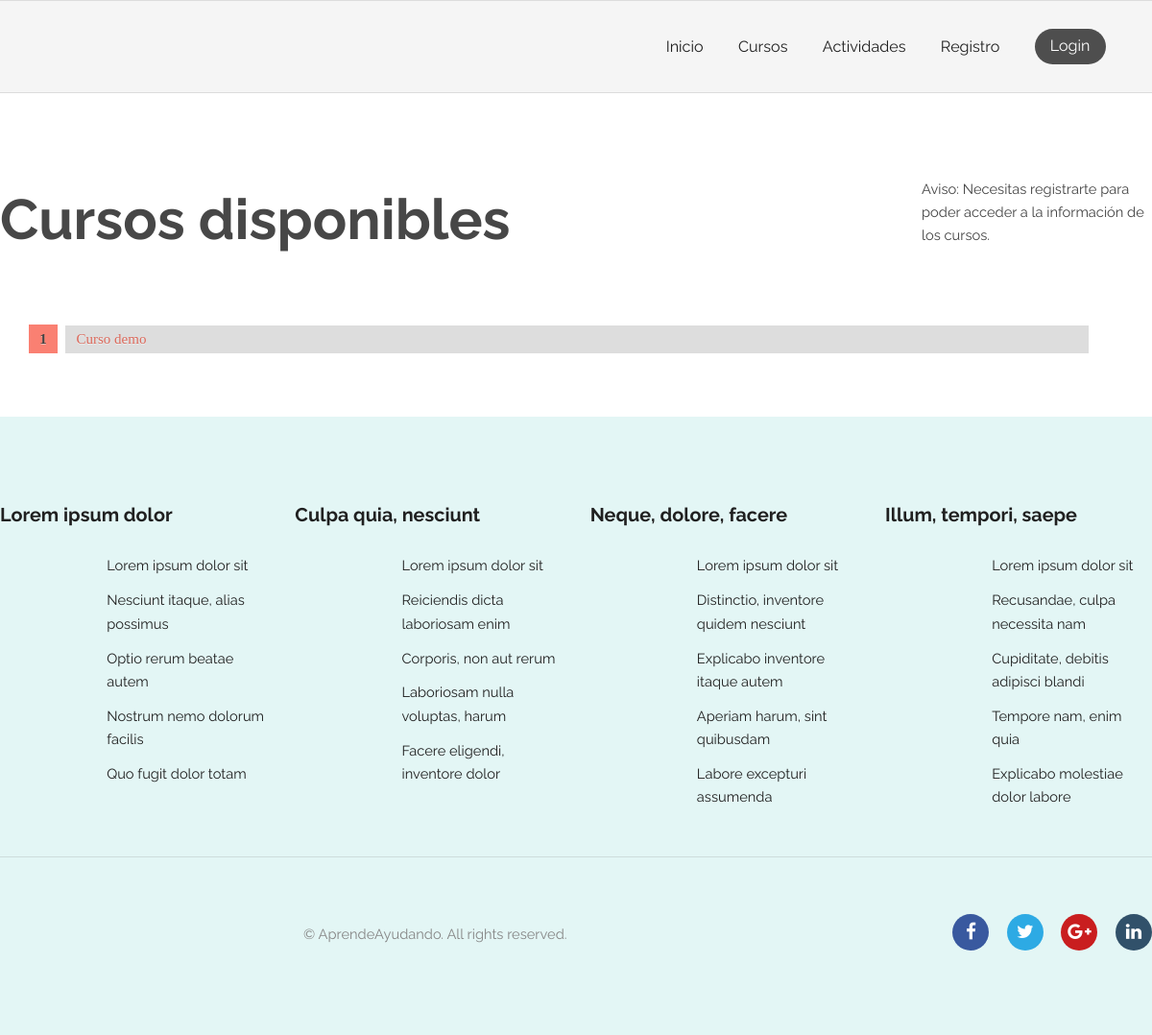
The app's page /courses/, older data.
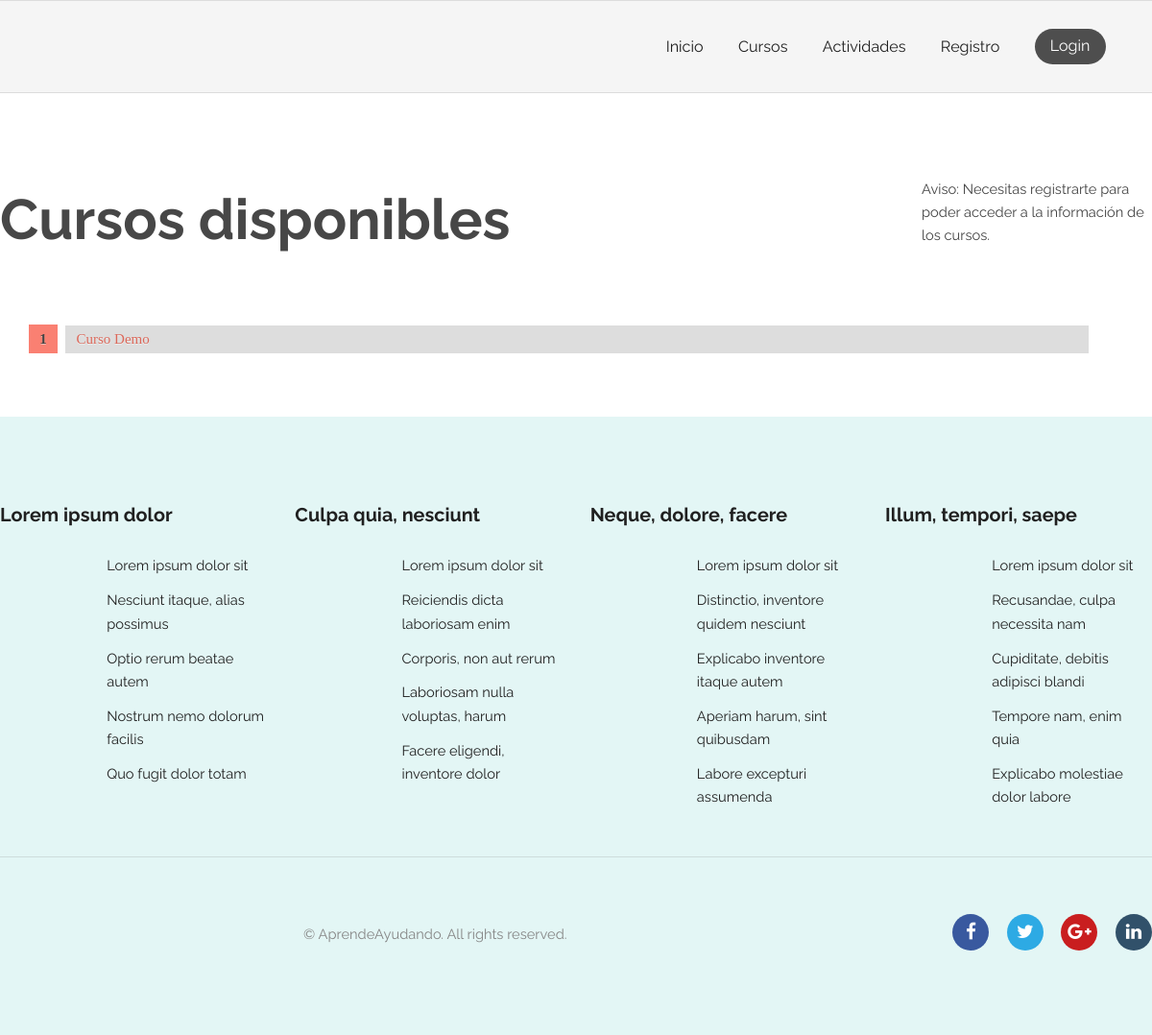
The same page, newer data.
### courses/models.py (models this page shows, shortened)
class Course(models.Model):
    title = models.CharField(max_length=200)
    pub_date = models.DateTimeField(verbose_name="date published", auto_now_add=True)
    enrolled_users = models.ManyToManyField(get_user_model(), related_name="courses", blank=True)
    teacher = models.ForeignKey(get_user_model(), null=True, on_delete=models.CASCADE, limit_choices_to={'groups__name':'Profesor'})
    description = models.CharField(max_length=1000, blank=True)
    class Meta:
        verbose_name = "Curso"
        verbose_name_plural = "Cursos"

### courses/views.py (the view)
# urls.py: path('', views.index, name='index'), # /activity/
def index(request):
    courseList = Course.objects.order_by('-pub_date')[:5]
    is_teacher = False
    if request.user.has_perm('courses.add_course'):
        is_teacher = True
    context = {
        'courseList': courseList,
        'is_teacher': is_teacher,
        'filtered_by_enrolled': False
    }
    return render(request, 'courses/index.html', context)

### AprendeAyudando/templatetags/auth_extras.py (called while the page is built)
@register.filter(name='has_group')
def has_group(user, group_name):
    try:
        group = Group.objects.get(name=group_name)
        return True if group in user.groups.all() else False
    except Group.DoesNotExist:
        return False

@register.filter(name='is_guest')
def is_guest(user):
    return not user.is_authenticated

@register.filter(name='is_owner')
def is_owner(user, request_user):
    return True if user==request_user else False

### AprendeAyudando/templates/courses/index.html (shortened to what this page needs)
{% extends "registration/base.html" %}
{% block content %}
<section class="wrapper login">
    {% load static %}
    {% load auth_extras %}
    <link rel="stylesheet" type="text/css" href="{% static 'courses/style.css' %}">
    <div class="container 100%">
        <div class="courseElement">
            <div class="courseElementLeft">
                {% if filtered_by_enrolled %}
                    <h2>Tus cursos</h2>
                {% else %}
                    <h2>Cursos disponibles</h2>
                {% endif %}
            </div>
            <div class="courseElementRight">
                {% if is_teacher %}
                    <a style="margin-bottom: 50px;" href="{% url 'courses:create' %}" class="button pink">Añadir curso</a>
                {% elif user|has_group:"EntidadPublicoPrivada" %}
                    <p>Aviso: Necesitas ser Estudiante para poder acceder a la información de los cursos.</p>
                {% elif user|is_guest %}
                    <p>Aviso: Necesitas registrarte para poder acceder a la información de los cursos.</p>
                {% endif %}
            </div>
            <div class="courseElementContent">
                {% if courseList %}
                <ol id="prettyList" style="width:92%;">
                    {% for course in courseList %}
                        {% if user|is_owner:course.teacher or user|has_group:"Estudiante" or user.is_superuser %}
                            <li id="prettyListItem"><a href="{% url 'courses:join' course.id %}">{{ course.title }}</a></li>
                        {% else %}
                            <li id="prettyListItem"><span style="color:#db685a;">{{ course.title }}</span></li>
                        {% endif %}
                    {% endfor %}
                </ol>
                {% else %}
                    <p>Lo sentimos, no hay cursos disponibles.</p>
                {% endif %}
            </div>
        </div>
    </div>
</section>
{% endblock %}

### AprendeAyudando/templates/registration/base.html (shortened to what this page needs)
{% load static %}
<!DOCTYPE html>
<html>
  <head>
    <link rel="stylesheet" type="text/css" href="{% static 'general/css/skel.css' %}" />
	<link rel="stylesheet" type="text/css" href="{% static 'general/css/style.css' %}" />
	<link rel="stylesheet" type="text/css" href="{% static 'general/css/style-xlarge.css' %}"/>
	<link rel="stylesheet" href="https://cdnjs.cloudflare.com/ajax/libs/font-awesome/4.7.0/css/font-awesome.min.css">
  </head>
  <body class="landing">
			<header id="header">
				<nav id="nav">
					<div class="right">
						<ul>
							<li><a href="/">Inicio</a></li>
							<li><a href="/courses">Cursos</a></li>
							<li><a href="/activity">Actividades</a></li>
							{% if not user.is_authenticated %}
								<li><a href="/register" >Registro</a></li>
								<li><a href="/accounts/login" class="button special" >Login</a></li>
							{% else %}
								<li><a href="/account" >Mi perfil</a></li>
								<li><a href="{% url 'logout' %}" class="button special" >Cerrar sesion</a></li>
							{% endif %}
						</ul>
					</div>
				</nav>
            </header>
            {% block content %}
            {% endblock %}
			<footer id="footer">
				<div class="container">
					<section class="links">
						<div class="row">
							<section class="3u 6u(medium) 12u$(small)">
								<h3>Lorem ipsum dolor</h3>
								<ul class="unstyled">
									<li><a href="#">Lorem ipsum dolor sit</a></li>
									<li><a href="#">Nesciunt itaque, alias possimus</a></li>
									<li><a href="#">Optio rerum beatae autem</a></li>
									<li><a href="#">Nostrum nemo dolorum facilis</a></li>
									<li><a href="#">Quo fugit dolor totam</a></li>
								</ul>
							</section>
							<section class="3u 6u$(medium) 12u$(small)">
								<h3>Culpa quia, nesciunt</h3>
								<ul class="unstyled">
									<li><a href="#">Lorem ipsum dolor sit</a></li>
									<li><a href="#">Reiciendis dicta laboriosam enim</a></li>
									<li><a href="#">Corporis, non aut rerum</a></li>
									<li><a href="#">Laboriosam nulla voluptas, harum</a></li>
									<li><a href="#">Facere eligendi, inventore dolor</a></li>
								</ul>
							</section>
							<section class="3u 6u(medium) 12u$(small)">
								<h3>Neque, dolore, facere</h3>
								<ul class="unstyled">
									<li><a href="#">Lorem ipsum dolor sit</a></li>
									<li><a href="#">Distinctio, inventore quidem nesciunt</a></li>
									<li><a href="#">Explicabo inventore itaque autem</a></li>
									<li><a href="#">Aperiam harum, sint quibusdam</a></li>
									<li><a href="#">Labore excepturi assumenda</a></li>
								</ul>
							</section>
							<section class="3u$ 6u$(medium) 12u$(small)">
								<h3>Illum, tempori, saepe</h3>
								<ul class="unstyled">
									<li><a href="#">Lorem ipsum dolor sit</a></li>
									<li><a href="#">Recusandae, culpa necessita nam</a></li>
									<li><a href="#">Cupiditate, debitis adipisci blandi</a></li>
									<li><a href="#">Tempore nam, enim quia</a></li>
									<li><a href="#">Explicabo molestiae dolor labore</a></li>
								</ul>
							</section>
						</div>
					</section>
					<div class="row">
						<div class="8u 12u$(medium)">
							<ul class="copyright">
								<li>&copy; AprendeAyudando. All rights reserved.</li>
							</ul>
						</div>
						<div class="4u$ 12u$(medium)">
							<ul class="icons">
								<li>
									<a class="icon rounded fa-facebook"><span class="label">Facebook</span></a>
								</li>
								<li>
									<a class="icon rounded fa-twitter"><span class="label">Twitter</span></a>
								</li>
								<li>
									<a class="icon rounded fa-google-plus"><span class="label">Google+</span></a>
								</li>
								<li>
									<a class="icon rounded fa-linkedin"><span class="label">LinkedIn</span></a>
								</li>
							</ul>
						</div>
					</div>
				</div>
			</footer>
	</body>
</html>

### AprendeAyudando/static/general/css/skel.css (style rules this page uses)
html,body,div,span,applet,object,iframe,h1,h2,h3,h4,h5,h6,p,blockquote,pre,a,abbr,acronym,address,big,cite,code,del,dfn,em,img,ins,kbd,q,s,samp,small,strike,strong,sub,sup,tt,var,b,u,i,center,dl,dt,dd,ol,ul,li,fieldset,form,label,legend,table,caption,tbody,tfoot,thead,tr,th,td,article,aside,canvas,details,embed,figure,figcaption,footer,header,hgroup,menu,nav,output,ruby,section,summary,time,mark,audio,video { margin:0;padding:0;border:0;font-size:100%;font:inherit;vertical-align:baseline; }
article,aside,details,figcaption,figure,footer,header,hgroup,menu,nav,section { display:block; }
body { line-height:1; }
ol,ul { list-style:none; }
body { -webkit-text-size-adjust:none }
*, *:before, *:after { -moz-box-sizing: border-box; -webkit-box-sizing: border-box; box-sizing: border-box; }
.container { margin-left: auto; margin-right: auto; width: 1200px; }
.row { border-bottom: solid 1px transparent; }
.row > * { float: left; }
.row:after, .row:before { content: ''; display: block; clear: both; height: 0; }
.row > * { padding: 0 0 0 2em; }
.row { margin: 0 0 -1px -2em; }
.\38 u, .\38 u\24 { width: 66.6666666667%; clear: none; margin-left: 0; }
.\34 u, .\34 u\24 { width: 33.3333333333%; clear: none; margin-left: 0; }
.\33 u, .\33 u\24 { width: 25%; clear: none; margin-left: 0; }

### AprendeAyudando/static/general/css/style-xlarge.css (style rules this page uses)
body, input, select, textarea { font-size: 11pt; }

### AprendeAyudando/static/courses/style.css (style rules this page uses)
.courseElement { display: grid; grid-template-columns: 4fr 1fr; grid-template-rows: repeat(1, 1fr); grid-column-gap: 0px; grid-row-gap: 0px; grid-auto-rows: auto; }
.courseElementLeft { grid-area: 1 / 1 / 2 / 2; }
.courseElementRight { grid-area: 1 / 2 / 2 / 3; }
.courseElementContent { grid-area: 2 / 1 / 3 / 3; }
ul { text-align: left; margin-left: 40%; list-style-type: none; }
#prettyList { counter-reset: prettyListItem; list-style: none; *list-style: decimal; font: 15px 'trebuchet MS', 'lucida sans'; padding: 0; margin-bottom: 1em; text-shadow: 0 1px 0 rgba(255,255,255,.5); }
#prettyList { margin: 0 0 0 2em; }
#prettyListItem { position: relative; display: block; padding: .4em .4em .4em .8em; *padding: .4em; margin: .5em 0 .5em 2.5em; background: #ddd; color: #444; text-decoration: none; transition: all .3s ease-out; }
#prettyListItem:before { content: counter(prettyListItem); counter-increment: prettyListItem; position: absolute; left: -2.5em; top: 50%; margin-top: -1em; background: #fa8072; height: 2em; width: 2em; line-height: 2em; text-align: center; font-weight: bold; }
#prettyListItem:after { position: absolute; content: ''; border: .5em solid transparent; left: -1em; top: 50%; margin-top: -.5em; transition: all .3s ease-out; }

Row changes from the older to the newer data that the page shows:
removed Course: title "Curso demo"
added Course: title "Curso Demo"
